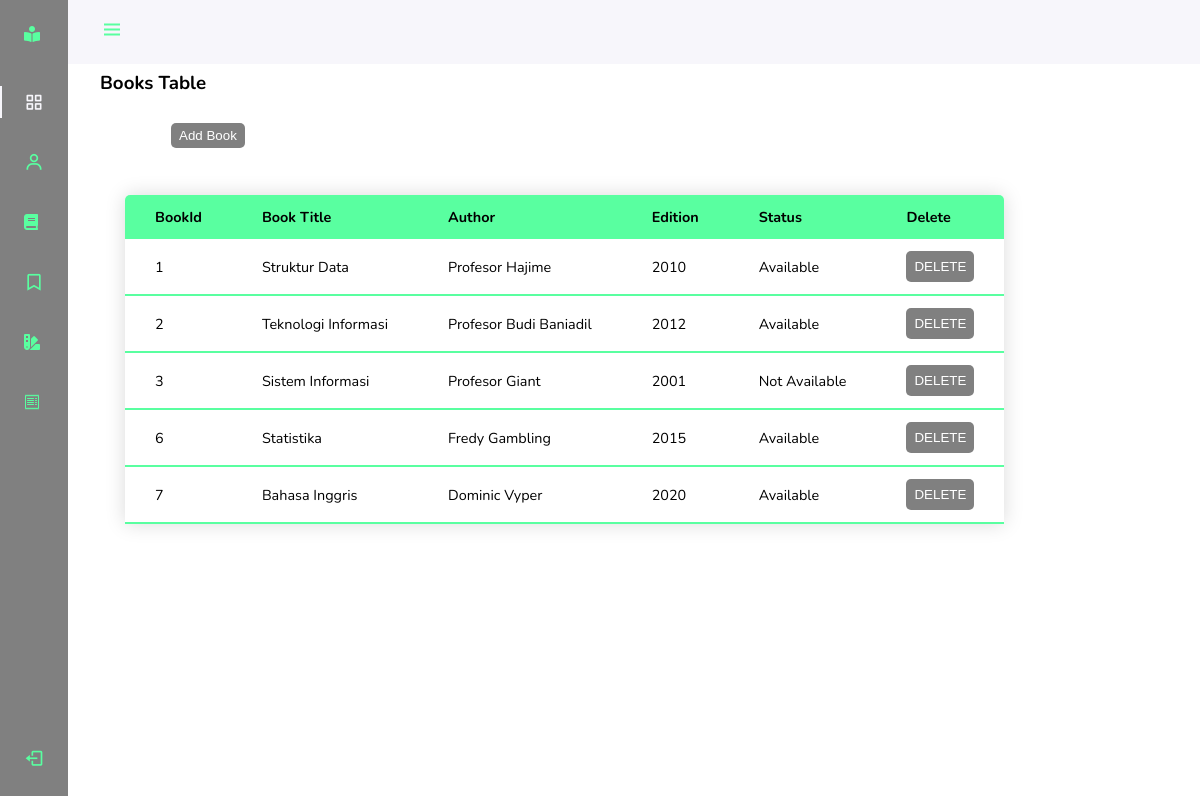
The page /admin/bookstable.php on the database its author committed.
### tables this page shows
CREATE TABLE `books` (
  `BooksId` int(11) NOT NULL,
  `BooksTitle` varchar(100) NOT NULL,
  `Authors` varchar(100) NOT NULL,
  `Edition` varchar(100) NOT NULL,
  `Status` varchar(100) NOT NULL
);

### admin/bookstable.php (the view, shortened to what this page needs)
<?php
require '../includes/db-inc.php';
?>
<!DOCTYPE html>
<html lang="en" dir="ltr">
  <head>
    <link href='https://cdn.jsdelivr.net/npm/boxicons@2.0.5/css/boxicons.min.css' rel='stylesheet'>
    <link rel="stylesheet" href="https://cdnjs.cloudflare.com/ajax/libs/font-awesome/5.15.1/css/all.min.css">
    <link rel="stylesheet" href="assets/css/styles.css">
  </head>
  <body id="body-pd">
    <header class="header" id="header">
        <div class="header__toggle">
            <i class='bx bx-menu' id="header-toggle"></i>
        </div>
    </header>
    <div class="l-navbar" id="nav-bar">
        <nav class="nav">
            <div>
                <a href="#" class="nav__logo">
                    <i class="fas fa-book-reader" style="font-size: 24; color:#59ffa0"></i>
                </a>
                <div class="nav__list">
                    <a href="dashboard.php" class="nav__link active">
                    <i class='bx bx-grid-alt nav__icon' ></i>
                    </a>
                    <a href="users.php" class="nav__link">
                        <i class='bx bx-user nav__icon' ></i>
                    </a>
                    <a href="bookstable.php" class="nav__link">
                        <i class="fas fa-book"></i>
                    </a>
                    <a href="viewstudents.php" class="nav__link">
                        <i class='bx bx-bookmark nav__icon' ></i>
                    </a>
                    <a href="borrowedbooks.php" class="nav__link">
                        <i class='fas fa-swatchbook' ></i>
                    </a>
                    <a href="fines.php" class="nav__link">
                    </a>
                </div>
            </div>
            <a href="../Main page/logout.php" class="nav__link">
                <i class='bx bx-log-out nav__icon' ></i>
            </a>
        </nav>
    </div>
<div class="container">
	<div class="alert alert-warning col-lg-7 col-md-12 col-sm-12 col-xs-12 col-lg-offset-2 col-md-offset-0 col-sm-offset-1 col-xs-offset-0" style="margin-top:70px">
	    <h3>Books<a> Table</a></h3>
	</div>
	</div>
	<div class="container">
		<div class="panel panel-default">
		  <div class="panel-heading">
			  <div class="add" class="row"><br>
		  	  <a href="addbook.php"><button class="add-button" class="btn btn-success col-lg-3 col-md-4 col-sm-11 col-xs-11 button" style="margin-left: 15px;margin-bottom: 5px"><span class="glyphicon glyphicon-plus-sign"></span> Add Book</button></a>
			</div>
		  </div>
		  <table class="content-table">
			<thead >
			<tr>
				<th>BookId</th>
				<th>Book Title</th>
				<th>Author</th>
				<th>Edition</th>
				<th>Status</th>
				<th>Delete</th>
			</tr>
			   </thead>
  <?php
if(isset($_POST['search'])){
	$text = sanitize(trim($_POST['text']));
	 $sql = "SELECT * FROM books where BookId = $text ";
	 $query = mysqli_query($conn, $sql);
	 while($row=mysqli_fetch_array($query)){ ?>
		<tbody>
		<td><?php echo $row['No']; ?></td>
		<td><?php echo $row['Title']; ?></td>
		<td><?php echo $row['Author']; ?></td>
		<td><?php echo $row['Edition']; ?></td>
		<td><?php echo $row['Status']; ?></td>
		<form method='post' action='bookstable.php'>
		<input type='hidden' value="<?php echo $row['No']; ?>" name='id'>
		<td><button class="delete-button" name='del' type='submit' value='Delete' class='btn btn-warning' onclick='return Delete()'>DELETE</button></td>
		</form>
		</tbody>
	<?php  }
 }
 else{
	$sql2 = "SELECT * from books";
	$query2 = mysqli_query($conn, $sql2);
	while ($row = mysqli_fetch_array($query2)) { ?>
	<tbody>
		<td><?php echo $row['BooksId']; ?></td>
		<td><?php echo $row['BooksTitle']; ?></td>
		<td><?php echo $row['Authors']; ?></td>
		<td><?php echo $row['Edition']; ?></td>
		<td><?php echo $row['Status']; ?></td>
		<form method='post' action='bookstable.php'>
		<td><button class="delete-button"  name='del' type='submit' value='Delete' class='btn btn-warning' onclick='return Delete()'>DELETE</button></td>
		</form>
		</tbody>
<?php 	}
 }
 ?>
		   </table>
  </body>
</html>

### admin/assets/css/styles.css (style rules this page uses)
:root { --header-height: 3rem; --nav-width: 68px; --first-color: #59ffa0; --first-color-light: #AFA5D9; --white-color: #F7F6FB; --second-color :gray; --third-color :#caf0f8; --body-font: 'Nunito', sans-serif; --normal-font-size: 1rem; --body-font2: 'Quicksand', sans-serif; --z-fixed: 100; }
*,::before,::after { box-sizing: border-box; }
body { position: relative; margin: var(--header-height) 0 0 0; padding: 0 1rem; font-family: var(--body-font); font-size: var(--normal-font-size); transition: .5s; }
a { text-decoration: none; }
.header { width: 100%; height: var(--header-height); position: fixed; top: 0; left: 0; display: flex; align-items: center; justify-content: space-between; padding: 0 1rem; background-color: var(--white-color); z-index: var(--z-fixed); transition: .5s; }
.header__toggle { color: var(--first-color); font-size: 1.5rem; cursor: pointer; }
.l-navbar { position: fixed; top: 0; left: -30%; width: var(--nav-width); height: 100vh; background-color: var(--second-color); padding: .5rem 1rem 0 0; transition: .5s; z-index: var(--z-fixed); }
.nav { height: 100%; display: flex; flex-direction: column; justify-content: space-between; overflow: hidden; }
.nav__logo, .nav__link { display: grid; grid-template-columns: max-content max-content; align-items: center; column-gap: 1rem; padding: .5rem 0 .5rem 1.5rem; font-family: var(--body-font2); }
.nav__logo { margin-bottom: 2rem; }
.nav__link { position: relative; color: var(--first-color); margin-bottom: 1.5rem; transition: .3s; }
.nav__icon { font-size: 1.25rem; }
.active { color: var(--white-color); }
.active::before { content: ''; position: absolute; left: 0; width: 2px; height: 32px; background-color: var(--white-color); }
.add { position: absolute; left: 13%; top: 120%; }
.delete-button { background-color: gray; color: white; border: none; padding: 8px 8px; border-radius: 5px; }
.add-button { background-color: gray; color: white; border: none; padding: 5px 8px; border-radius: 5px; }
.content-table { border-collapse: collapse; margin: 25px 0; font-size: 0.9em; min-width: 400px; border-radius: 5px 5px 0 0; overflow: hidden; box-shadow: 0 0 20px rgba(0, 0, 0, 0.15); position: absolute; top: 100px; left: 125px; }
.content-table thead tr { background-color: #59ffa0; text-align: left; font-weight: bold; }
.content-table th, .content-table td { padding: 12px 30px; }
@media screen and (min-width: 768px) { body { margin: calc(var(--header-height) + 1rem) 0 0 0; padding-left: calc(var(--nav-width) + 2rem); } }
@media screen and (min-width: 768px) { .header { height: calc(var(--header-height) + 1rem); padding: 0 2rem 0 calc(var(--nav-width) + 2rem); } }
@media screen and (min-width: 768px) { .l-navbar { left: 0; padding: 1rem 1rem 0 0; } }

### rows shown on the page
books: BooksId "1", BooksTitle "Struktur Data", Authors "Profesor Hajime", Edition "2010", Status "Available"
books: BooksId "2", BooksTitle "Teknologi Informasi", Authors "Profesor Budi Baniadil", Edition "2012", Status "Available"
books: BooksId "3", BooksTitle "Sistem Informasi", Authors "Profesor Giant", Edition "2001", Status "Not Available"
books: BooksId "6", BooksTitle "Statistika", Authors "Fredy Gambling", Edition "2015", Status "Available"
books: BooksId "7", BooksTitle "Bahasa Inggris", Authors "Dominic Vyper", Edition "2020", Status "Available"
